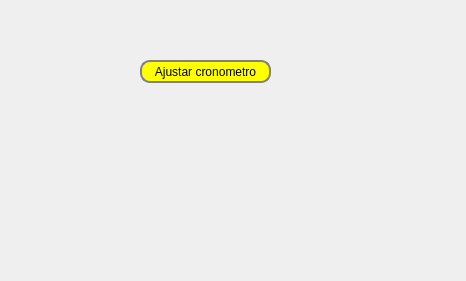
<?xml version="1.0" encoding="UTF-8"?>
<ui version="4.0">
 <class>MainWindow</class>
 <widget class="QMainWindow" name="MainWindow">
  <property name="windowModality">
   <enum>Qt::NonModal</enum>
  </property>
  <property name="geometry">
   <rect>
    <x>0</x>
    <y>0</y>
    <width>466</width>
    <height>281</height>
   </rect>
  </property>
  <property name="sizePolicy">
   <sizepolicy hsizetype="Preferred" vsizetype="Preferred">
    <horstretch>0</horstretch>
    <verstretch>0</verstretch>
   </sizepolicy>
  </property>
  <property name="windowTitle">
   <string>Cronometro</string>
  </property>
  <property name="toolTipDuration">
   <number>-1</number>
  </property>
  <property name="statusTip">
   <string/>
  </property>
  <property name="whatsThis">
   <string/>
  </property>
  <property name="layoutDirection">
   <enum>Qt::LeftToRight</enum>
  </property>
  <property name="autoFillBackground">
   <bool>true</bool>
  </property>
  <property name="styleSheet">
   <string notr="true">MaximizeBox = False;</string>
  </property>
  <property name="windowFilePath">
   <string/>
  </property>
  <property name="tabShape">
   <enum>QTabWidget::Rounded</enum>
  </property>
  <property name="dockNestingEnabled">
   <bool>false</bool>
  </property>
  <widget class="QWidget" name="centralWidget">
   <property name="minimumSize">
    <size>
     <width>466</width>
     <height>0</height>
    </size>
   </property>
   <widget class="QPushButton" name="pushButton">
    <property name="geometry">
     <rect>
      <x>140</x>
      <y>60</y>
      <width>131</width>
      <height>23</height>
     </rect>
    </property>
    <property name="styleSheet">
     <string notr="true"> border: 2px solid gray;  border-radius: 10px;  padding: 0 8px;  background: yellow;</string>
    </property>
    <property name="text">
     <string>Ajustar cronometro</string>
    </property>
   </widget>
  </widget>
 </widget>
 <layoutdefault spacing="6" margin="11"/>
 <resources/>
 <connections>
  <connection>
   <sender>pushButton</sender>
   <signal>clicked()</signal>
   <receiver>MainWindow</receiver>
   <slot>openAjuste()</slot>
   <hints>
    <hint type="sourcelabel">
     <x>224</x>
     <y>208</y>
    </hint>
    <hint type="destinationlabel">
     <x>261</x>
     <y>168</y>
    </hint>
   </hints>
  </connection>
 </connections>
 <slots>
  <slot>openAjuste()</slot>
 </slots>
</ui>
